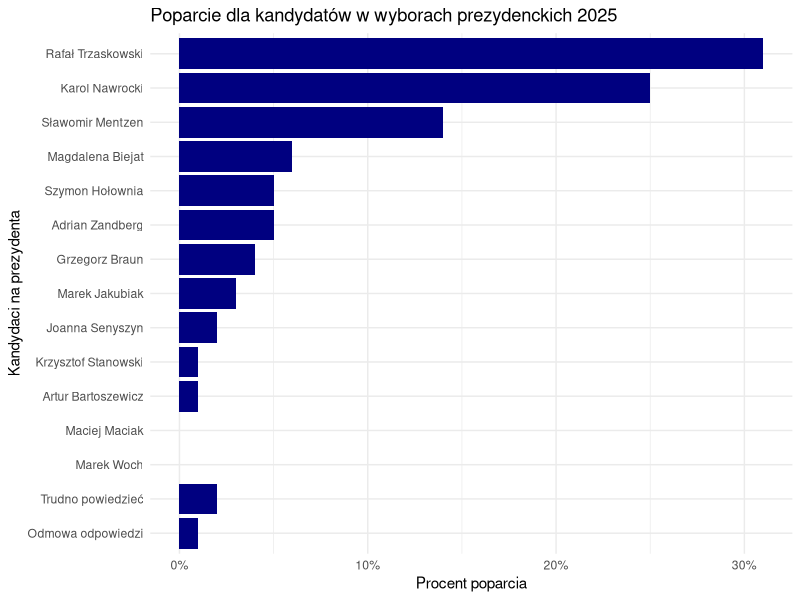
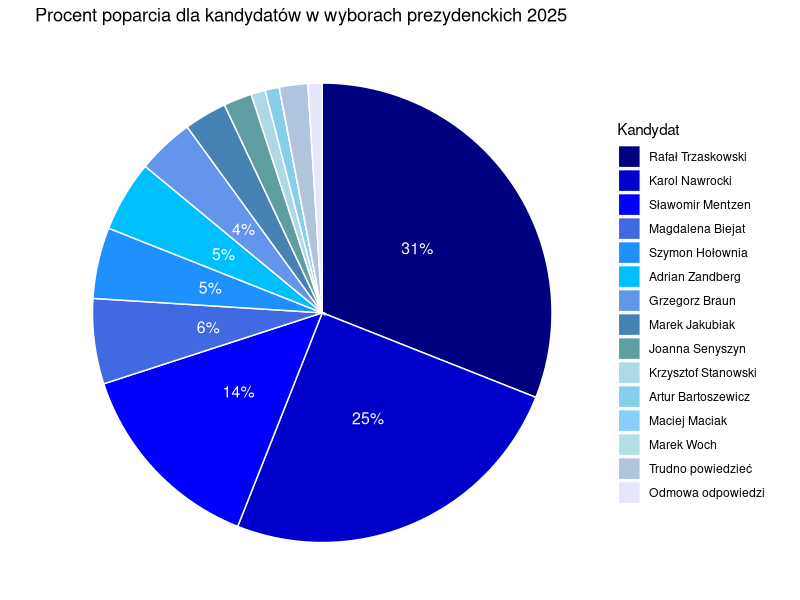

Reproduce these figures in R, in order.
## ---- chunk 1
knitr::opts_chunk$set(echo = TRUE)
library(dplyr)
library(ggplot2)
library(knitr)

### Wczytanie danych
df <-kandydaci <- c("Rafał Trzaskowski", "Karol Nawrocki", "Sławomir Mentzen",
               "Magdalena Biejat", "Szymon Hołownia", "Adrian Zandberg",
               "Grzegorz Braun", "Marek Jakubiak", "Joanna Senyszyn",
               "Krzysztof Stanowski", "Artur Bartoszewicz",
               "Maciej Maciak", "Marek Woch", "Trudno powiedzieć", "Odmowa odpowiedzi")

poparcie <- c(31, 25, 14, 6, 5, 5, 4, 3, 2, 1, 1, 0, 0, 2, 1)

sondaz <- data.frame(Kandydat = kandydaci, Poparcie_procent = poparcie)

sum(sondaz$Poparcie_procent) # Sprawdzam czy 100%
      
kolory <- c("lavender", "lightsteelblue", "powderblue",  "lightskyblue", "skyblue",
            "lightblue", "cadetblue", "steelblue", "cornflowerblue", "deepskyblue",
            "dodgerblue", "royalblue", "blue", "mediumblue", "navyblue")

sondaz$Kandydat <- factor(sondaz$Kandydat, levels = rev(sondaz$Kandydat))

## ---- chunk 2
sondaz %>% 
  ggplot(aes(y = Kandydat, x = Poparcie_procent)) + 
  geom_col(fill="navyblue") + labs(
    title = "Poparcie dla kandydatów w wyborach prezydenckich 2025",
    x = "Procent poparcia",
    y = "Kandydaci na prezydenta") + 
  scale_x_continuous(labels = scales::percent_format(scale = 1)) + 
  theme_minimal() 
## ---- chunk 3
sondaz %>%
  mutate(procent_label = ifelse(Poparcie_procent > 3,
                                paste0(Poparcie_procent, "%"),
                                "")) %>%
  ggplot(aes(x = "", y = Poparcie_procent, fill = Kandydat)) +
  geom_bar(width = 1, stat = "identity", color = "white") +
  coord_polar(theta = "y") +
  geom_text(aes(label = procent_label),
            position = position_stack(vjust = 0.5),
            color = "white",
            size = 4) +
  scale_fill_manual(values = kolory) +
  labs(title = "Procent poparcia dla kandydatów w wyborach prezydenckich 2025") +
  theme_void() +
  theme(legend.position = "right") + guides(fill = guide_legend(reverse = TRUE))
## ---- chunk 4
wyniki <- c(35, 11)
wykresy <- c('Słupkowy', 'Kołowy')
procent <- c(76.1, 23.9)
wn <- data.frame(Wykres = wykresy,
                 Liczba = wyniki,
                 Procent = procent)
kable(wn, caption = "Preferencje wykresów", format = "html")
